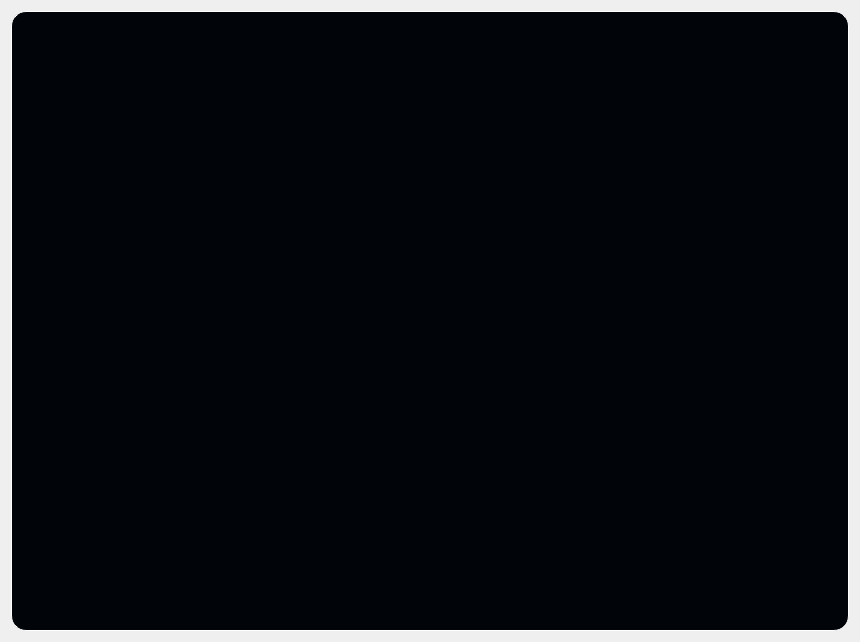
          <widget class="QWidget" name="drumkit_tab">
           <attribute name="icon">
            <iconset>
             <normaloff>icons/drums-1.png</normaloff>icons/drums-1.png</iconset>
           </attribute>
           <attribute name="title">
            <string/>
           </attribute>
           <layout class="QGridLayout" name="gridLayout_9">
            <item row="0" column="0" alignment="Qt::AlignHCenter|Qt::AlignVCenter">
             <widget class="QGroupBox" name="groupBox_3">
              <property name="styleSheet">
               <string notr="true">QGroupBox {
background-color: rgb(1, 4, 9);
border: 1.2px solid #ffffff;
border-style: outset;
border-radius: 15px;
}</string>
              </property>
              <property name="title">
               <string/>
              </property>
              <layout class="QGridLayout" name="gridLayout_12">
               <item row="0" column="0">
                <widget class="QWidget" name="widget_3" native="true">
                 <property name="minimumSize">
                  <size>
                   <width>818</width>
                   <height>600</height>
                  </size>
                 </property>
                 <property name="maximumSize">
                  <size>
                   <width>818</width>
                   <height>600</height>
                  </size>
                 </property>
                 <property name="styleSheet">
                  <string notr="true">background-image: url(:/newPrefix/drum_top.png);
background-color: rgb(1, 4, 9);</string>
                 </property>
                 <layout class="QGridLayout" name="gridLayout_10">
                  <item row="0" column="0">
                   <widget class="QWidget" name="widget_5" native="true">
                    <property name="maximumSize">
                     <size>
                      <width>818</width>
                      <height>16777215</height>
                     </size>
                    </property>
                    <property name="styleSheet">
                     <string notr="true">background-color: transparent;
background-image: url(:/newPrefix/pngwing.com11.png);</string>
                    </property>
                    <layout class="QGridLayout" name="gridLayout_11">
                     <item row="0" column="0">
                      <widget class="QWidget" name="widget" native="true">
                       <property name="minimumSize">
                        <size>
                         <width>424</width>
                         <height>0</height>
                        </size>
                       </property>
                       <layout class="QVBoxLayout" name="verticalLayout_22" stretch="0,0">
                        <property name="spacing">
                         <number>0</number>
                        </property>
                        <property name="leftMargin">
                         <number>1</number>
                        </property>
                        <property name="rightMargin">
                         <number>1</number>
                        </property>
                        <item>
                         <widget class="QWidget" name="widget" native="true">
                          <property name="maximumSize">
                           <size>
                            <width>16777215</width>
                            <height>255</height>
                           </size>
                          </property>
                          <layout class="QHBoxLayout" name="horizontalLayout_18">
                           <property name="spacing">
                            <number>0</number>
                           </property>
                           <property name="bottomMargin">
                            <number>0</number>
                           </property>
                           <item>
                            <layout class="QVBoxLayout" name="verticalLayout_19">
                             <property name="spacing">
                              <number>0</number>
                             </property>
                             <item>
                              <layout class="QHBoxLayout" name="horizontalLayout_16">
                               <property name="bottomMargin">
                                <number>6</number>
                               </property>
                               <item>
                                <spacer name="verticalSpacer_23">
                                 <property name="orientation">
                                  <enum>Qt::Vertical</enum>
                                 </property>
                                 <property name="sizeHint" stdset="0">
                                  <size>
                                   <width>78</width>
                                   <height>40</height>
                                  </size>
                                 </property>
                                </spacer>
                               </item>
                               <item>
                                <widget class="QPushButton" name="crash_pushButton">
                                 <property name="minimumSize">
                                  <size>
                                   <width>185</width>
                                   <height>185</height>
                                  </size>
                                 </property>
                                 <property name="maximumSize">
                                  <size>
                                   <width>185</width>
                                   <height>185</height>
                                  </size>
                                 </property>
                                 <property name="styleSheet">
                                  <string notr="true">QPushButton {
    color: #333;
    border-radius: 92px;
    border-style: outset;
    background: transparent;
    padding: 5px;
    }

QPushButton:hover {
    background: rgba(169, 169, 169, 20)
    }

QPushButton:pressed {
    border-style: inset;
    background: rgba(169, 169, 169, 50)
    }</string>
                                 </property>
                                 <property name="text">
                                  <string/>
                                 </property>
                                </widget>
                               </item>
                              </layout>
                             </item>
                            </layout>
                           </item>
                           <item>
                            <layout class="QVBoxLayout" name="verticalLayout_20">
                             <property name="spacing">
                              <number>0</number>
                             </property>
                             <item>
                              <layout class="QHBoxLayout" name="horizontalLayout_12">
                               <property name="spacing">
                                <number>0</number>
                               </property>
                               <property name="leftMargin">
                                <number>94</number>
                               </property>
                               <property name="topMargin">
                                <number>49</number>
                               </property>
                               <property name="rightMargin">
                                <number>0</number>
                               </property>
                               <item>
                                <widget class="QPushButton" name="kick_pushButton">
                                 <property name="minimumSize">
                                  <size>
                                   <width>120</width>
                                   <height>90</height>
                                  </size>
                                 </property>
                                 <property name="maximumSize">
                                  <size>
                                   <width>120</width>
                                   <height>90</height>
                                  </size>
                                 </property>
                                 <property name="styleSheet">
                                  <string notr="true">QPushButton {
    color: #333;
    border-radius: 45px;
    border-style: outset;
    background: transparent;
    padding: 5px;
    }

QPushButton:hover {
    background: rgba(169, 169, 169, 0)
    }

QPushButton:pressed {
    border-style: inset;
    background: rgba(169, 169, 169, 0)
    }</string>
                                 </property>
                                 <property name="text">
                                  <string/>
                                 </property>
                                </widget>
                               </item>
                              </layout>
                             </item>
                             <item>
                              <layout class="QHBoxLayout" name="horizontalLayout_11">
                               <property name="spacing">
                                <number>0</number>
                               </property>
                               <property name="rightMargin">
                                <number>0</number>
                               </property>
                               <item>
                                <layout class="QVBoxLayout" name="verticalLayout_15">
                                 <property name="spacing">
                                  <number>0</number>
                                 </property>
                                 <property name="leftMargin">
                                  <number>41</number>
                                 </property>
                                 <property name="topMargin">
                                  <number>6</number>
                                 </property>
                                 <property name="rightMargin">
                                  <number>29</number>
                                 </property>
                                 <property name="bottomMargin">
                                  <number>8</number>
                                 </property>
                                 <item>
                                  <widget class="QPushButton" name="hightom_pushButton">
                                   <property name="minimumSize">
                                    <size>
                                     <width>110</width>
                                     <height>110</height>
                                    </size>
                                   </property>
                                   <property name="maximumSize">
                                    <size>
                                     <width>110</width>
                                     <height>110</height>
                                    </size>
                                   </property>
                                   <property name="styleSheet">
                                    <string notr="true">QPushButton {
    color: #333;
    border-radius: 55px;
    border-style: outset;
    background: transparent;
    padding: 5px;
    }

QPushButton:hover {
    background: rgba(169, 169, 169, 20)
    }

QPushButton:pressed {
    border-style: inset;
    background: rgba(169, 169, 169, 50)
    }</string>
                                   </property>
                                   <property name="text">
                                    <string/>
                                   </property>
                                  </widget>
                                 </item>
                                </layout>
                               </item>
                               <item>
                                <layout class="QVBoxLayout" name="verticalLayout_25">
                                 <property name="rightMargin">
                                  <number>0</number>
                                 </property>
                                 <property name="bottomMargin">
                                  <number>0</number>
                                 </property>
                                 <item>
                                  <widget class="QPushButton" name="kick_pushButton_3">
                                   <property name="minimumSize">
                                    <size>
                                     <width>50</width>
                                     <height>110</height>
                                    </size>
                                   </property>
                                   <property name="maximumSize">
                                    <size>
                                     <width>50</width>
                                     <height>109</height>
                                    </size>
                                   </property>
                                   <property name="styleSheet">
                                    <string notr="true">QPushButton {
    color: #333;
    border-radius: 25px;
    border-style: outset;
    background: transparent;
    padding: 5px;
    }

QPushButton:hover {
    background: rgba(169, 169, 169, 0)
    }

QPushButton:pressed {
    border-style: inset;
    background: rgba(169, 169, 169, 0)
    }</string>
                                   </property>
                                   <property name="text">
                                    <string/>
                                   </property>
                                  </widget>
                                 </item>
                                 <item>
                                  <spacer name="horizontalSpacer_5">
                                   <property name="orientation">
                                    <enum>Qt::Horizontal</enum>
                                   </property>
                                   <property name="sizeHint" stdset="0">
                                    <size>
                                     <width>40</width>
                                     <height>19</height>
                                    </size>
                                   </property>
                                  </spacer>
                                 </item>
                                </layout>
                               </item>
                              </layout>
                             </item>
                            </layout>
                           </item>
                          </layout>
                         </widget>
                        </item>
                        <item>
                         <layout class="QVBoxLayout" name="verticalLayout_21">
                          <property name="spacing">
                           <number>0</number>
                          </property>
                          <item>
                           <spacer name="horizontalSpacer_13">
                            <property name="orientation">
                             <enum>Qt::Horizontal</enum>
                            </property>
                            <property name="sizeHint" stdset="0">
                             <size>
                              <width>40</width>
                              <height>0</height>
                             </size>
                            </property>
                           </spacer>
                          </item>
                          <item>
                           <widget class="QWidget" name="widget" native="true">
                            <property name="minimumSize">
                             <size>
                              <width>0</width>
                              <height>291</height>
                             </size>
                            </property>
                            <layout class="QHBoxLayout" name="horizontalLayout_17">
                             <property name="spacing">
                              <number>0</number>
                             </property>
                             <property name="topMargin">
                              <number>1</number>
                             </property>
                             <property name="bottomMargin">
                              <number>1</number>
                             </property>
                             <item>
                              <layout class="QVBoxLayout" name="verticalLayout_18">
                               <property name="spacing">
                                <number>0</number>
                               </property>
                               <property name="leftMargin">
                                <number>66</number>
                               </property>
                               <property name="topMargin">
                                <number>0</number>
                               </property>
                               <property name="rightMargin">
                                <number>81</number>
                               </property>
                               <property name="bottomMargin">
                                <number>179</number>
                               </property>
                               <item>
                                <widget class="QPushButton" name="highhat1_pushButton">
                                 <property name="minimumSize">
                                  <size>
                                   <width>120</width>
                                   <height>120</height>
                                  </size>
                                 </property>
                                 <property name="maximumSize">
                                  <size>
                                   <width>120</width>
                                   <height>120</height>
                                  </size>
                                 </property>
                                 <property name="styleSheet">
                                  <string notr="true">QPushButton {
    color: #333;
    border-radius: 60px;
    border-style: outset;
    background: transparent;
    padding: 5px;
    }

QPushButton:hover {
    background: rgba(169, 169, 169, 20)
    }

QPushButton:pressed {
    border-style: inset;
    background: rgba(169, 169, 169, 50)
    }</string>
                                 </property>
                                 <property name="text">
                                  <string/>
                                 </property>
                                </widget>
                               </item>
                              </layout>
                             </item>
                             <item>
                              <layout class="QVBoxLayout" name="verticalLayout_17">
                               <property name="spacing">
                                <number>0</number>
                               </property>
                               <property name="leftMargin">
                                <number>8</number>
                               </property>
                               <property name="rightMargin">
                                <number>108</number>
                               </property>
                               <property name="bottomMargin">
                                <number>128</number>
                               </property>
                               <item>
                                <widget class="QPushButton" name="snare_pushButton">
                                 <property name="minimumSize">
                                  <size>
                                   <width>131</width>
                                   <height>131</height>
                                  </size>
                                 </property>
                                 <property name="maximumSize">
                                  <size>
                                   <width>131</width>
                                   <height>131</height>
                                  </size>
                                 </property>
                                 <property name="styleSheet">
                                  <string notr="true">QPushButton {
    color: #333;
    border-radius: 65px;
    border-style: outset;
    background: transparent;
    padding: 5px;
    }

QPushButton:hover {
    background: rgba(169, 169, 169, 20)
    }

QPushButton:pressed {
    border-style: inset;
    background: rgba(169, 169, 169, 50)
    }</string>
                                 </property>
                                 <property name="text">
                                  <string/>
                                 </property>
                                </widget>
                               </item>
                              </layout>
                             </item>
                            </layout>
                           </widget>
                          </item>
                         </layout>
                        </item>
                       </layout>
                      </widget>
                     </item>
                     <item row="0" column="1">
                      <widget class="QWidget" name="widget" native="true">
                       <property name="maximumSize">
                        <size>
                         <width>359</width>
                         <height>16777215</height>
                        </size>
                       </property>
                       <layout class="QHBoxLayout" name="horizontalLayout_19">
                        <property name="spacing">
                         <number>0</number>
                        </property>
                        <property name="rightMargin">
                         <number>1</number>
                        </property>
                        <item>
                         <layout class="QVBoxLayout" name="verticalLayout_24">
                          <property name="spacing">
                           <number>0</number>
                          </property>
                          <property name="topMargin">
                           <number>44</number>
                          </property>
                          <property name="rightMargin">
                           <number>13</number>
                          </property>
                          <property name="bottomMargin">
                           <number>0</number>
                          </property>
                          <item>
                           <widget class="QPushButton" name="ride_pushButton">
                            <property name="minimumSize">
                             <size>
                              <width>190</width>
                              <height>190</height>
                             </size>
                            </property>
                            <property name="maximumSize">
                             <size>
                              <width>190</width>
                              <height>190</height>
                             </size>
                            </property>
                            <property name="styleSheet">
                             <string notr="true">QPushButton {
    color: #333;
    border-radius: 95px;
    border-style: outset;
    background: transparent;
    padding: 5px;
    }

QPushButton:hover {
    background: rgba(169, 169, 169, 20)
    }

QPushButton:pressed {
    border-style: inset;
    background: rgba(169, 169, 169, 50)
    }</string>
                            </property>
                            <property name="text">
                             <string/>
                            </property>
                           </widget>
                          </item>
                          <item>
                           <layout class="QVBoxLayout" name="verticalLayout_23">
                            <item>
                             <layout class="QHBoxLayout" name="horizontalLayout_8">
                              <property name="spacing">
                               <number>0</number>
                              </property>
                              <property name="leftMargin">
                               <number>17</number>
                              </property>
                              <property name="rightMargin">
                               <number>0</number>
                              </property>
                              <property name="bottomMargin">
                               <number>93</number>
                              </property>
                              <item>
                               <spacer name="verticalSpacer_22">
                                <property name="orientation">
                                 <enum>Qt::Vertical</enum>
                                </property>
                                <property name="sizeHint" stdset="0">
                                 <size>
                                  <width>20</width>
                                  <height>40</height>
                                 </size>
                                </property>
                               </spacer>
                              </item>
                              <item>
                               <widget class="QPushButton" name="floortom_pushButton">
                                <property name="minimumSize">
                                 <size>
                                  <width>131</width>
                                  <height>131</height>
                                 </size>
                                </property>
                                <property name="maximumSize">
                                 <size>
                                  <width>131</width>
                                  <height>131</height>
                                 </size>
                                </property>
                                <property name="styleSheet">
                                 <string notr="true">QPushButton {
    color: #333;
    border-radius: 65px;
    border-style: outset;
    background: transparent;
    padding: 5px;
    }

QPushButton:hover {
    background: rgba(169, 169, 169, 20)
    }

QPushButton:pressed {
    border-style: inset;
    background: rgba(169, 169, 169, 50)
    }</string>
                                </property>
                                <property name="text">
                                 <string/>
                                </property>
                               </widget>
                              </item>
                             </layout>
                            </item>
                           </layout>
                          </item>
                         </layout>
                        </item>
                        <item>
                         <layout class="QVBoxLayout" name="verticalLayout_12">
                          <property name="spacing">
                           <number>0</number>
                          </property>
                          <property name="rightMargin">
                           <number>60</number>
                          </property>
                          <property name="bottomMargin">
                           <number>33</number>
                          </property>
                          <item>
                           <spacer name="verticalSpacer_20">
                            <property name="orientation">
                             <enum>Qt::Vertical</enum>
                            </property>
                            <property name="sizeHint" stdset="0">
                             <size>
                              <width>20</width>
                              <height>40</height>
                             </size>
                            </property>
                           </spacer>
                          </item>
                          <item>
                           <layout class="QHBoxLayout" name="horizontalLayout_9">
                            <item>
                             <widget class="QPushButton" name="highhat_2pushButton">
                              <property name="minimumSize">
                               <size>
                                <width>165</width>
                                <height>165</height>
                               </size>
                              </property>
                              <property name="maximumSize">
                               <size>
                                <width>165</width>
                                <height>165</height>
                               </size>
                              </property>
                              <property name="styleSheet">
                               <string notr="true">QPushButton {
    color: #333;
    border-style: outset;
	border-top-right-radius: 82px;
	border-bottom-right-radius: 82px;
    background: transparent;
    padding: 5px;
    }

QPushButton:hover {
    background: rgba(169, 169, 169, 0)
    }

QPushButton:pressed {
    border-style: inset;
    background: rgba(169, 169, 169, 0)
    }</string>
                              </property>
                              <property name="text">
                               <string/>
                              </property>
                             </widget>
                            </item>
                            <item>
                             <spacer name="verticalSpacer_14">
                              <property name="orientation">
                               <enum>Qt::Vertical</enum>
                              </property>
                              <property name="sizeHint" stdset="0">
                               <size>
                                <width>20</width>
                                <height>40</height>
                               </size>
                              </property>
                             </spacer>
                            </item>
                           </layout>
                          </item>
                          <item>
                           <spacer name="verticalSpacer_21">
                            <property name="orientation">
                             <enum>Qt::Vertical</enum>
                            </property>
                            <property name="sizeHint" stdset="0">
                             <size>
                              <width>20</width>
                              <height>40</height>
                             </size>
                            </property>
                           </spacer>
                          </item>
                         </layout>
                        </item>
                       </layout>
                      </widget>
                     </item>
                    </layout>
                   </widget>
                  </item>
                 </layout>
                </widget>
               </item>
              </layout>
             </widget>
            </item>
           </layout>
          </widget>
